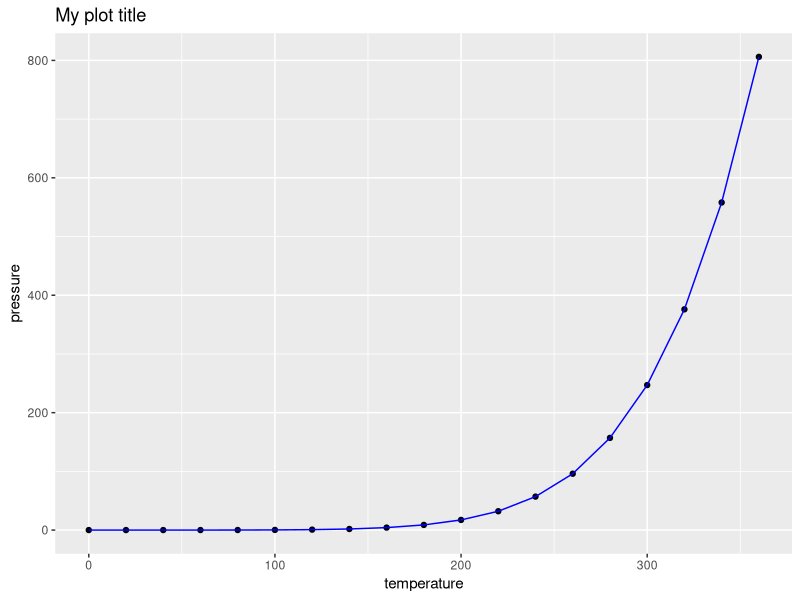

This chart was generated by the following R code:
## ---- chunk 1
summary(cars)
## ---- chunk 2
library(ggplot2)
library(dplyr)

ggplot(pressure, aes(temperature, pressure)) +
  geom_point() +
  geom_line(color = "blue") +
  ggtitle("My plot title")
